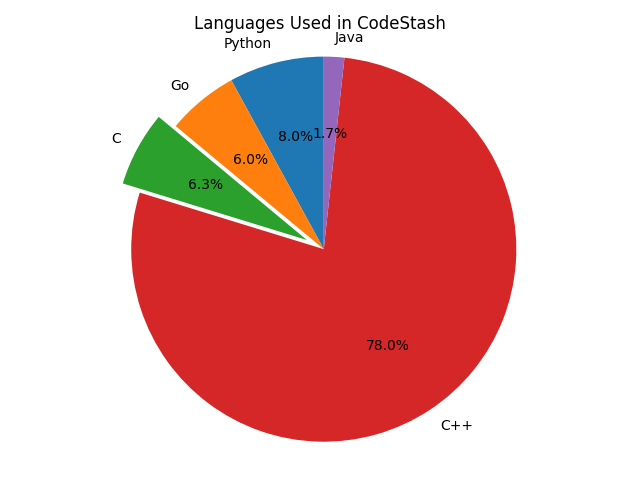

Recreate this plot in Python.
import requests, json,pprint
import matplotlib.pyplot as plt
import numpy as np

#added token = 'your token'

codestash = requests.get('https://api.github.com/repos/opencode18/codestash/languages?access_token=' + token)
codestash = json.loads(codestash.content)

labels = ['Python', 'Go', 'C', 'C++', 'Java']
sizes = [codestash['Python'], codestash['Go'], codestash['C'], codestash['C++'], codestash['Java']]
explode = (0, 0, 0.1, 0, 0)

fig1, ax1 = plt.subplots()
ax1.set_title('Languages Used in CodeStash')
ax1.pie(sizes, explode=explode, labels=labels, autopct='%1.1f%%',
        shadow=False, startangle=90)
ax1.axis('equal')
plt.tight_layout()

plt.show()
